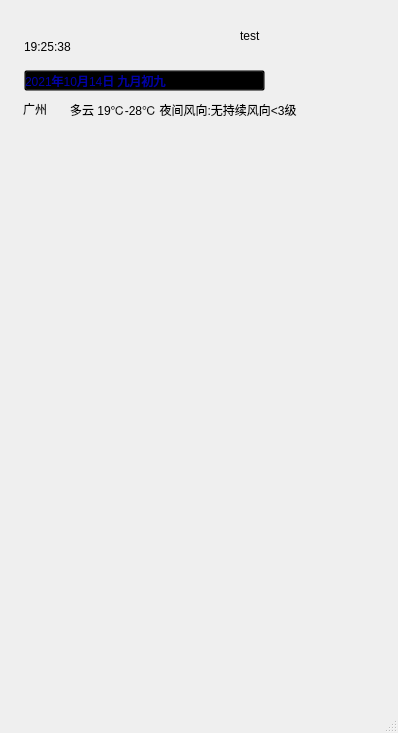
<?xml version="1.0" encoding="UTF-8"?>
<ui version="4.0">
 <class>MainWindow</class>
 <widget class="QMainWindow" name="MainWindow">
  <property name="geometry">
   <rect>
    <x>0</x>
    <y>0</y>
    <width>398</width>
    <height>733</height>
   </rect>
  </property>
  <property name="windowTitle">
   <string>MainWindow</string>
  </property>
  <property name="styleSheet">
   <string notr="true"/>
  </property>
  <widget class="QWidget" name="centralwidget">
   <widget class="QLabel" name="label">
    <property name="geometry">
     <rect>
      <x>24</x>
      <y>26</y>
      <width>171</width>
      <height>41</height>
     </rect>
    </property>
    <property name="styleSheet">
     <string notr="true">QLabel{
	
	font: 25 36pt &quot;等线 Light&quot;;
}</string>
    </property>
    <property name="text">
     <string>19:25:38</string>
    </property>
   </widget>
   <widget class="QPushButton" name="pushButton">
    <property name="geometry">
     <rect>
      <x>24</x>
      <y>70</y>
      <width>241</width>
      <height>21</height>
     </rect>
    </property>
    <property name="cursor">
     <cursorShape>PointingHandCursor</cursorShape>
    </property>
    <property name="styleSheet">
     <string notr="true">QPushButton{
	background:transparent;
	font: 14pt &quot;楷体&quot;;
	text-align:left;
	
	
	color: rgb(0, 0, 168);
}
QPushButton:hover{
	
	
	
	color: rgb(0, 170, 255);
}
QPushButton:pressed{
	color: rgb(160, 160, 160);
}
</string>
    </property>
    <property name="text">
     <string>2021年10月14日 九月初九</string>
    </property>
   </widget>
   <widget class="QLabel" name="label_2">
    <property name="geometry">
     <rect>
      <x>240</x>
      <y>20</y>
      <width>71</width>
      <height>31</height>
     </rect>
    </property>
    <property name="styleSheet">
     <string notr="true"/>
    </property>
    <property name="text">
     <string>test</string>
    </property>
   </widget>
   <widget class="QLabel" name="label_3">
    <property name="geometry">
     <rect>
      <x>23</x>
      <y>98</y>
      <width>41</width>
      <height>21</height>
     </rect>
    </property>
    <property name="styleSheet">
     <string notr="true">font: 16pt &quot;宋体&quot;;

color: rgb(0, 0, 0);</string>
    </property>
    <property name="text">
     <string>广州</string>
    </property>
   </widget>
   <widget class="QLabel" name="label_4">
    <property name="geometry">
     <rect>
      <x>70</x>
      <y>100</y>
      <width>321</width>
      <height>21</height>
     </rect>
    </property>
    <property name="styleSheet">
     <string notr="true">font: 11pt &quot;宋体&quot;;
color: rgb(0, 0, 0);</string>
    </property>
    <property name="text">
     <string>多云 19℃-28℃ 夜间风向:无持续风向&lt;3级</string>
    </property>
   </widget>
   <zorder>label_2</zorder>
   <zorder>label</zorder>
   <zorder>pushButton</zorder>
   <zorder>label_3</zorder>
   <zorder>label_4</zorder>
  </widget>
  <widget class="QMenuBar" name="menubar">
   <property name="geometry">
    <rect>
     <x>0</x>
     <y>0</y>
     <width>398</width>
     <height>21</height>
    </rect>
   </property>
  </widget>
  <widget class="QStatusBar" name="statusbar"/>
 </widget>
 <resources/>
 <connections/>
</ui>
